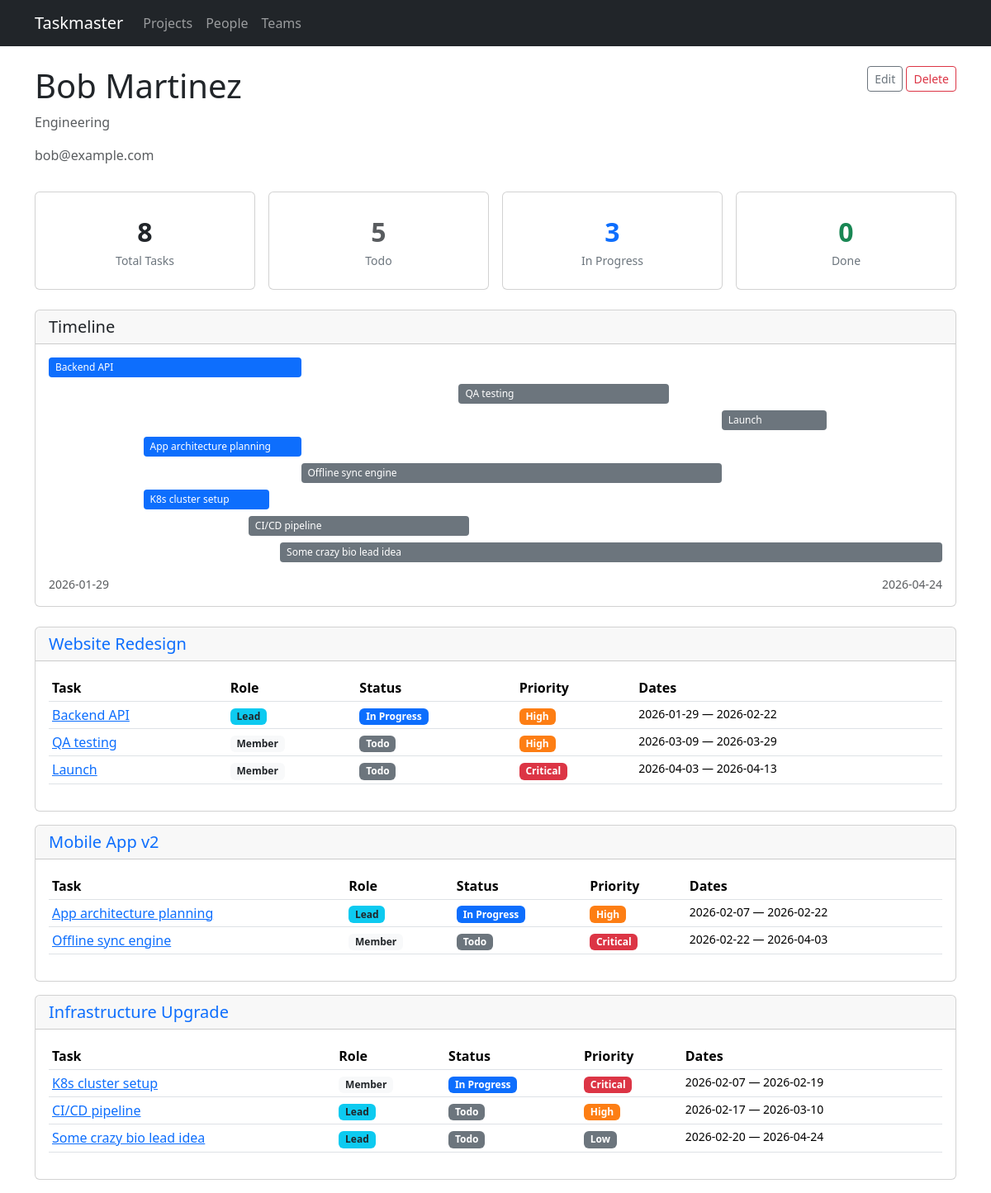
/people/2, run on an earlier commit of the app's database.
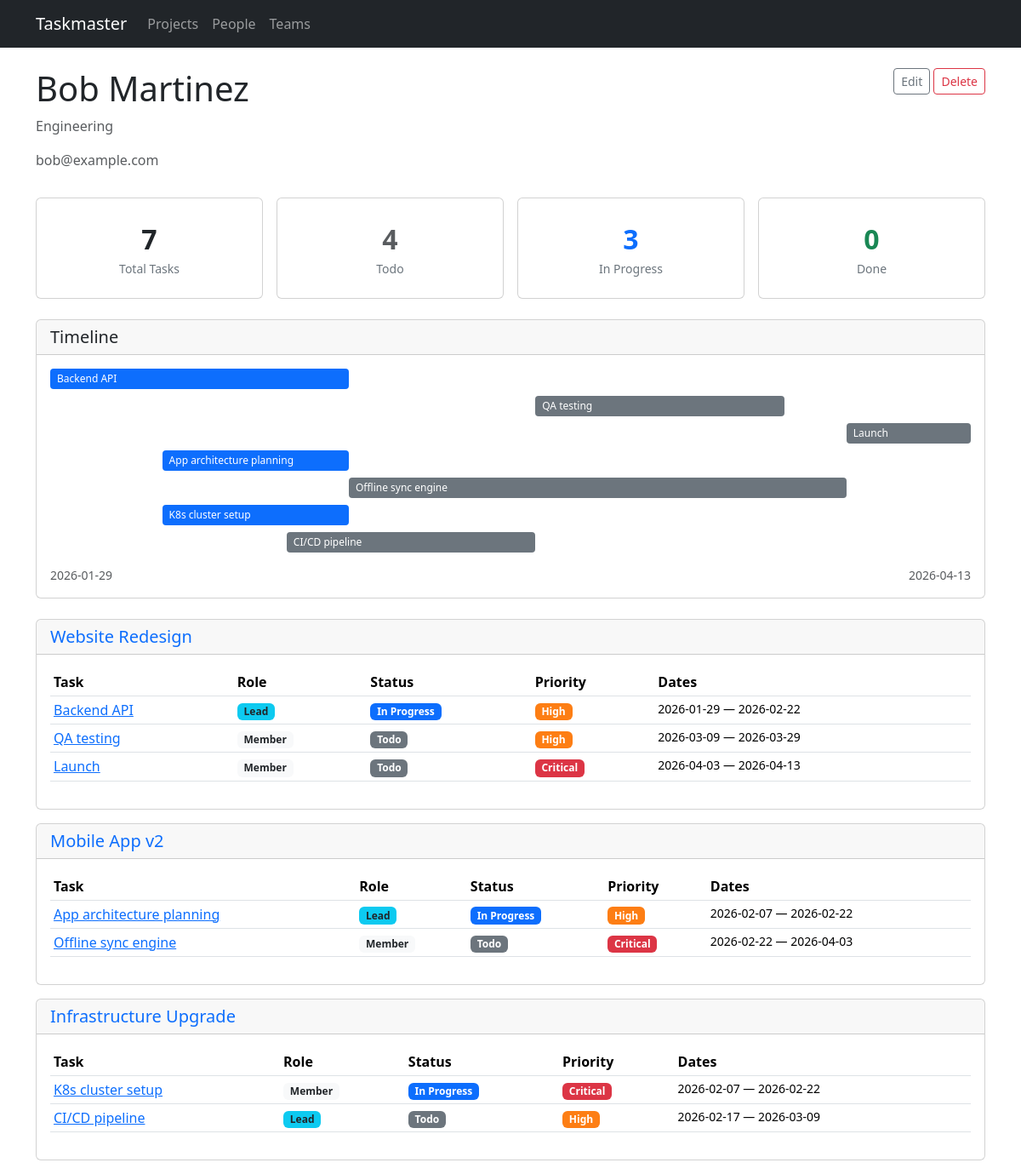
And on a later commit of the database.
### models.py (models this page shows, shortened)
class Person(db.Model):
    id = db.Column(db.Integer, primary_key=True)
    name = db.Column(db.String(120), nullable=False)
    email = db.Column(db.String(120))
    team_id = db.Column(db.Integer, db.ForeignKey('team.id'))
    assignments = db.relationship('TaskAssignment', backref='person', lazy=True)

class Team(db.Model):
    id = db.Column(db.Integer, primary_key=True)
    name = db.Column(db.String(120), nullable=False)
    members = db.relationship('Person', backref='team', lazy=True)

class Task(db.Model):
    id = db.Column(db.Integer, primary_key=True)
    title = db.Column(db.String(200), nullable=False)
    description = db.Column(db.Text)
    project_id = db.Column(db.Integer, db.ForeignKey('project.id'), nullable=False)
    start_date = db.Column(db.Date, nullable=False)
    end_date = db.Column(db.Date, nullable=False)
    status = db.Column(db.String(20), default='todo')  # todo, in_progress, done
    priority = db.Column(db.String(20), default='medium')  # low, medium, high, critical
    assignments = db.relationship('TaskAssignment', backref='task', lazy=True,
                                   cascade='all, delete-orphan')
    tags = db.relationship('Tag', secondary=task_tags, backref=db.backref('tasks', lazy=True))
    status_updates = db.relationship('StatusUpdate', backref='task', lazy=True,
                                     order_by='StatusUpdate.created_at.desc()',
                                     cascade='all, delete-orphan')
    dependencies = db.relationship(
        'Task',
        secondary='task_dependency',
        primaryjoin='Task.id == TaskDependency.task_id',
        secondaryjoin='Task.id == TaskDependency.depends_on_id',
        backref=db.backref('dependents', lazy=True),
        lazy=True,
    )
    @property
    def lead(self):
        for a in self.assignments:
            if a.is_lead:
                return a.person
        return None

class Project(db.Model):
    id = db.Column(db.Integer, primary_key=True)
    name = db.Column(db.String(200), nullable=False)
    description = db.Column(db.Text)
    start_date = db.Column(db.Date)
    end_date = db.Column(db.Date)
    status = db.Column(db.String(20), default='active')  # active, completed, on_hold
    tasks = db.relationship('Task', backref='project', lazy=True, cascade='all, delete-orphan')

### routes/people.py (the view)
@bp.route('/people/<int:id>')
def detail(id):
    person = Person.query.get_or_404(id)
    person_tasks = [a.task for a in person.assignments]
    tasks_by_project = {}
    for task in person_tasks:
        proj = task.project
        if proj.id not in tasks_by_project:
            tasks_by_project[proj.id] = {'project': proj, 'tasks': []}
        tasks_by_project[proj.id]['tasks'].append(task)
    return render_template('people/detail.html', person=person,
                           person_tasks=person_tasks,
                           tasks_by_project=tasks_by_project)

### templates/people/detail.html (shortened to what this page needs)
{% extends "base.html" %}
{% block content %}
<div class="d-flex justify-content-between align-items-start mb-3">
    <div>
        <h1>{{ person.name }}</h1>
        {% if person.team %}<p class="text-muted">{{ person.team.name }}</p>{% endif %}
        {% if person.email %}<p class="text-muted">{{ person.email }}</p>{% endif %}
    </div>
    <div>
        <a href="{{ url_for('people.edit_person', id=person.id) }}" class="btn btn-outline-secondary btn-sm">Edit</a>
        <form method="post" action="{{ url_for('people.delete_person', id=person.id) }}" class="d-inline"
              onsubmit="return confirm('Delete this person?')">
            <button type="submit" class="btn btn-outline-danger btn-sm">Delete</button>
        </form>
    </div>
</div>
{% set total = person_tasks|length %}
{% set todo = person_tasks|selectattr('status', 'equalto', 'todo')|list|length %}
{% set in_prog = person_tasks|selectattr('status', 'equalto', 'in_progress')|list|length %}
{% set done_count = person_tasks|selectattr('status', 'equalto', 'done')|list|length %}
<div class="row g-3 mb-4">
    <div class="col-md-3"><div class="card stat-card"><div class="stat-number">{{ total }}</div><div class="stat-label">Total Tasks</div></div></div>
    <div class="col-md-3"><div class="card stat-card"><div class="stat-number text-muted">{{ todo }}</div><div class="stat-label">Todo</div></div></div>
    <div class="col-md-3"><div class="card stat-card"><div class="stat-number text-primary">{{ in_prog }}</div><div class="stat-label">In Progress</div></div></div>
    <div class="col-md-3"><div class="card stat-card"><div class="stat-number text-success">{{ done_count }}</div><div class="stat-label">Done</div></div></div>
</div>
{% if person_tasks %}
<div class="card mb-4">
    <div class="card-header"><h5 class="mb-0">Timeline</h5></div>
    <div class="card-body">
        {% set all_tasks = person_tasks %}
        {% set min_date = all_tasks|map(attribute='start_date')|min %}
        {% set max_date = all_tasks|map(attribute='end_date')|max %}
        {% set total_days = (max_date - min_date).days if max_date != min_date else 1 %}
        <div style="position: relative; min-height: {{ all_tasks|length * 32 }}px;">
            {% for task in all_tasks %}
            {% set offset_days = (task.start_date - min_date).days %}
            {% set duration_days = (task.end_date - task.start_date).days %}
            {% set left_pct = (offset_days / total_days * 100) %}
            {% set width_pct = (duration_days / total_days * 100) %}
            <div class="timeline-bar badge-{{ task.status }}"
                 style="position: absolute; top: {{ loop.index0 * 32 }}px; left: {{ left_pct }}%; width: {{ [width_pct, 5]|max }}%;"
                 title="{{ task.title }} ({{ task.start_date }} to {{ task.end_date }})">
                <a href="{{ url_for('tasks.detail', id=task.id) }}" class="text-white text-decoration-none">{{ task.title }}</a>
            </div>
            {% endfor %}
        </div>
        <div class="d-flex justify-content-between mt-2 small text-muted">
            <span>{{ min_date }}</span>
            <span>{{ max_date }}</span>
        </div>
    </div>
</div>
{% endif %}
{% if tasks_by_project %}
{% for proj_id, group in tasks_by_project.items() %}
<div class="card mb-3">
    <div class="card-header">
        <h5 class="mb-0">
            <a href="{{ url_for('projects.detail', id=group.project.id) }}" class="text-decoration-none">
                {{ group.project.name }}
            </a>
        </h5>
    </div>
    <div class="card-body">
        <div class="table-responsive">
            <table class="table table-hover table-sm">
                <thead>
                    <tr><th>Task</th><th>Role</th><th>Status</th><th>Priority</th><th>Dates</th></tr>
                </thead>
                <tbody>
                    {% for task in group.tasks %}
                    <tr>
                        <td><a href="{{ url_for('tasks.detail', id=task.id) }}">{{ task.title }}</a></td>
                        <td>
                            {% if task.lead and task.lead.id == person.id %}
                            <span class="badge bg-info text-dark">Lead</span>
                            {% else %}
                            <span class="badge bg-light text-dark">Member</span>
                            {% endif %}
                        </td>
                        <td><span class="badge badge-{{ task.status }}">{{ task.status | replace('_', ' ') | title }}</span></td>
                        <td><span class="badge badge-{{ task.priority }}">{{ task.priority | title }}</span></td>
                        <td class="small">{{ task.start_date }} &mdash; {{ task.end_date }}</td>
                    </tr>
                    {% endfor %}
                </tbody>
            </table>
        </div>
    </div>
</div>
{% endfor %}
{% else %}
<div class="text-center py-5">
    <p class="text-muted">No tasks assigned to this person yet.</p>
</div>
{% endif %}
{% endblock %}

### templates/base.html (shortened to what this page needs)
<!DOCTYPE html>
<html lang="en">
<head>
    <link href="https://cdn.jsdelivr.net/npm/bootstrap@5.3.3/dist/css/bootstrap.min.css" rel="stylesheet">
    <link rel="stylesheet" href="https://cdn.jsdelivr.net/npm/frappe-gantt@0.6.1/dist/frappe-gantt.min.css">
    <link rel="stylesheet" href="{{ url_for('static', filename='style.css') }}">
</head>
<body>
    <nav class="navbar navbar-expand-lg navbar-dark bg-dark">
        <div class="container">
            <a class="navbar-brand" href="{{ url_for('index') }}">Taskmaster</a>
            <div class="collapse navbar-collapse" id="navbarNav">
                <ul class="navbar-nav">
                    <li class="nav-item">
                        <a class="nav-link" href="{{ url_for('projects.list_projects') }}">Projects</a>
                    </li>
                    <li class="nav-item">
                        <a class="nav-link" href="{{ url_for('people.list_people') }}">People</a>
                    </li>
                    <li class="nav-item">
                        <a class="nav-link" href="{{ url_for('teams.list_teams') }}">Teams</a>
                    </li>
                </ul>
            </div>
        </div>
    </nav>
    <main class="container mt-4">
        {% block content %}{% endblock %}
    </main>
</body>
</html>

### static/style.css (style rules this page uses)
.badge-high { background-color: #fd7e14; }
.badge-critical { background-color: #dc3545; }
.badge-todo { background-color: #6c757d; }
.badge-in_progress { background-color: #0d6efd; }
.timeline-bar { height: 24px; border-radius: 4px; position: relative; margin-bottom: 4px; font-size: 0.75rem; line-height: 24px; padding: 0 8px; color: white; white-space: nowrap; overflow: hidden; text-overflow: ellipsis; }
.stat-card { text-align: center; padding: 1.5rem; }
.stat-card .stat-number { font-size: 2rem; font-weight: bold; }
.stat-card .stat-label { color: #6c757d; font-size: 0.875rem; }

What changed in the data, as far as the page shows it:
removed Task: title "Some crazy bio lead idea", end_date "2026-04-24", shows "Lead", status "Todo", priority "Low", start_date "2026-02-20"
changed Task "K8s cluster setup": end_date "2026-02-19" → "2026-02-22"
changed Task "CI/CD pipeline": end_date "2026-03-10" → "2026-03-09"
Also different on the page:
{{ total }}: "8" → "7"
{{ todo }}: "5" → "4"
{{ max_date }}: "2026-04-24" → "2026-04-13"
